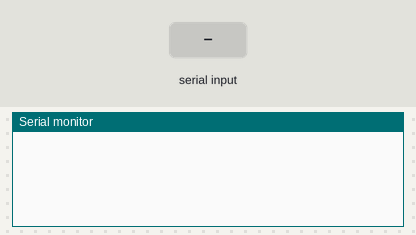
This sketch was run on a simulated Arduino Uno, built with avr-gcc and run on an emulated ATmega328P. On the bench: the last lines printed to the serial monitor. Inputs (shaded band) come from the test bench.

Above: at 1.2 s.
1.3 s: "1\n" received over Serial
At 2.0 s:
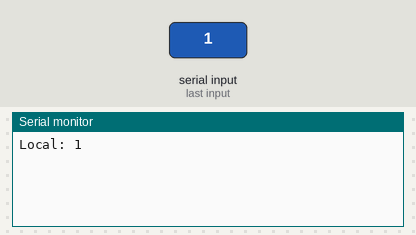
2.8 s: "1\n" received over the second serial link
At 3.1 s:
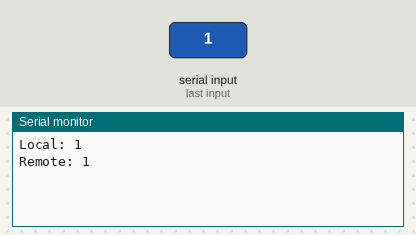
4.3 s: "0\n" received over Serial
At 5.5 s:
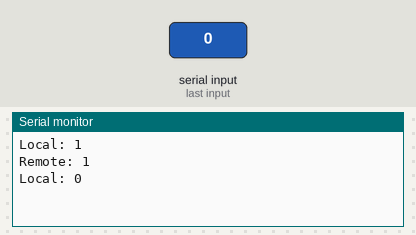
5.8 s: "0\n" received over the second serial link
At 6.6 s:
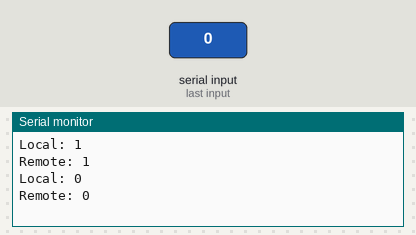

The sketch:

XBeeChat.ino
```cpp
/*
 * XBeeChat v0.1
 *
 * A simple radio chat using the serial monitor.
 */

#include <SoftwareSerial.h>

// note: these are the opposite of what is on the dev board
#define XBEE_RX 10
#define XBEE_TX 11

SoftwareSerial xbee(XBEE_RX, XBEE_TX);

void setup() {
  pinMode(XBEE_RX, INPUT);
  pinMode(XBEE_TX, OUTPUT);

  Serial.begin(9600);
  xbee.begin(9600);
}

void loop() {
  if (Serial.available()) {
    String message = Serial.readStringUntil('\n');
    Serial.print("Local: ");
    Serial.println(message);
    xbee.println(message);
  }

  if (xbee.available()) {
    String message = xbee.readStringUntil('\n');
    Serial.print("Remote: ");
    Serial.println(message);
  }
}
```

Measured:
- after the input at 1.3 s, the serial monitor: prints a new line at once (image 1)
- after the input at 2.8 s, the serial monitor: prints a new line at once (image 2)
- after the input at 4.3 s, the serial monitor: prints a new line at once (image 3)
- after the input at 5.8 s, the serial monitor: prints a new line at once (image 4)
